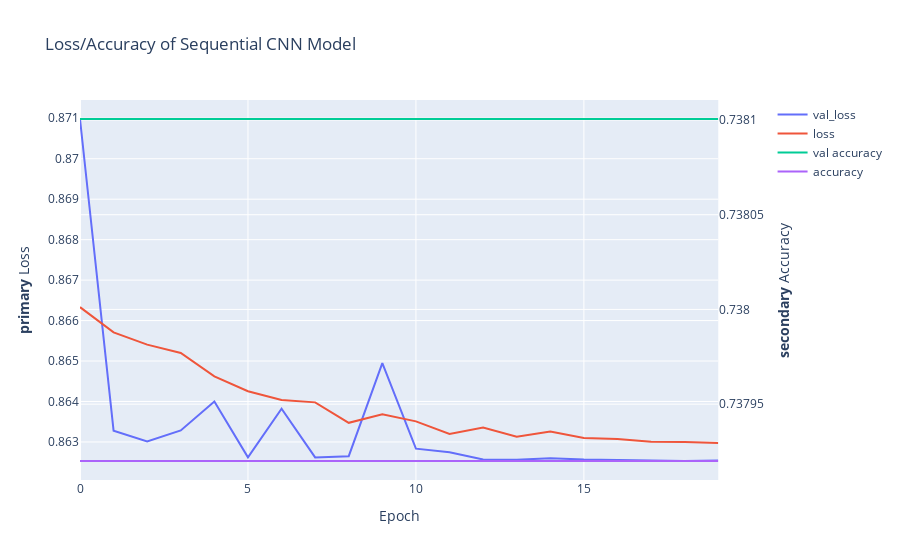

Notebook source saved alongside this figure:
### Code cell
import plotly.graph_objects as go
from plotly.subplots import make_subplots

# Create figure with secondary y-axis
fig = make_subplots(specs=[[{"secondary_y": True}]])

# Add traces
fig.add_trace(
    go.Scatter( y=history.history['val_loss'], name="val_loss"),
    secondary_y=False,
)

fig.add_trace(
    go.Scatter( y=history.history['loss'], name="loss"),
    secondary_y=False,
)

fig.add_trace(
    go.Scatter( y=history.history['val_accuracy'], name="val accuracy"),
    secondary_y=True,
)

fig.add_trace(
    go.Scatter( y=history.history['accuracy'], name="accuracy"),
    secondary_y=True,
)

# Add figure title
fig.update_layout(
    title_text="Loss/Accuracy of Sequential CNN Model"
)

# Set x-axis title
fig.update_xaxes(title_text="Epoch")

# Set y-axes titles
fig.update_yaxes(title_text="<b>primary</b> Loss", secondary_y=False)
fig.update_yaxes(title_text="<b>secondary</b> Accuracy", secondary_y=True)

fig.show()

### Figure 1 — Plotly figure (JSON) as saved in the notebook; plotly's stock layout.template omitted (floating-point values rounded to 4 significant figures)
{"data": [{"name": "val_loss", "type": "scatter", "xaxis": "x", "y": [0.871, 0.8633, 0.863, 0.8633, 0.864, 0.8626, 0.8638, 0.8626, 0.8626, 0.8649, 0.8628, 0.8627, 0.8626, 0.8626, 0.8626, 0.8626, 0.8626, 0.8625, 0.8625, 0.8625], "yaxis": "y"}, {"name": "loss", "type": "scatter", "xaxis": "x", "y": [0.8663, 0.8657, 0.8654, 0.8652, 0.8646, 0.8643, 0.864, 0.864, 0.8635, 0.8637, 0.8635, 0.8632, 0.8634, 0.8631, 0.8633, 0.8631, 0.8631, 0.863, 0.863, 0.863], "yaxis": "y"}, {"name": "val accuracy", "type": "scatter", "xaxis": "x", "y": [0.7381, 0.7381, 0.7381, 0.7381, 0.7381, 0.7381, 0.7381, 0.7381, 0.7381, 0.7381, 0.7381, 0.7381, 0.7381, 0.7381, 0.7381, 0.7381, 0.7381, 0.7381, 0.7381, 0.7381], "yaxis": "y2"}, {"name": "accuracy", "type": "scatter", "xaxis": "x", "y": [0.7379, 0.7379, 0.7379, 0.7379, 0.7379, 0.7379, 0.7379, 0.7379, 0.7379, 0.7379, 0.7379, 0.7379, 0.7379, 0.7379, 0.7379, 0.7379, 0.7379, 0.7379, 0.7379, 0.7379], "yaxis": "y2"}], "layout": {"title": {"text": "Loss/Accuracy of Sequential CNN Model"}, "xaxis": {"anchor": "y", "domain": [0, 0.94], "title": {"text": "Epoch"}}, "yaxis": {"anchor": "x", "domain": [0, 1], "title": {"text": "<b>primary</b> Loss"}}, "yaxis2": {"anchor": "x", "overlaying": "y", "side": "right", "title": {"text": "<b>secondary</b> Accuracy"}}}}
